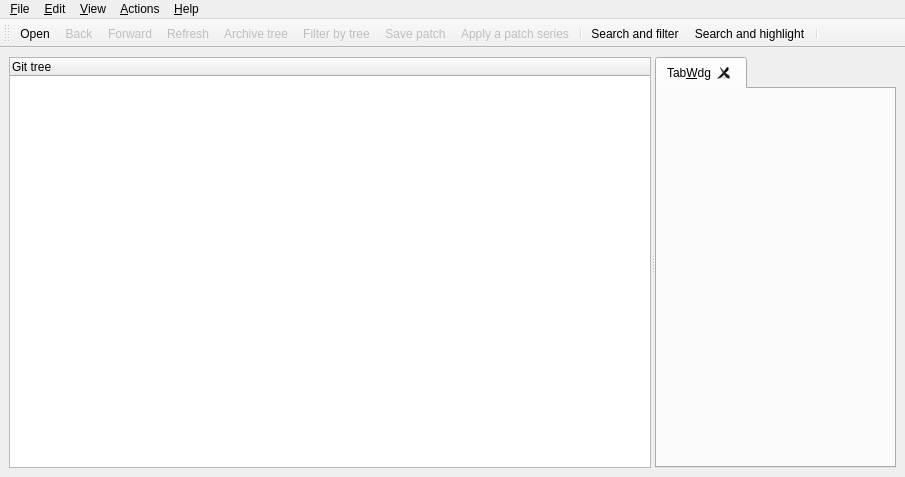
 <widget class="QMainWindow" name="MainBase">
  <property name="geometry">
   <rect>
    <x>0</x>
    <y>0</y>
    <width>905</width>
    <height>477</height>
   </rect>
  </property>
  <property name="acceptDrops">
   <bool>true</bool>
  </property>
  <property name="windowTitle">
   <string>QGit</string>
  </property>
  <property name="windowIcon">
   <iconset resource="icons.qrc">
    <normaloff>:/icons/resources/qgit.svg</normaloff>:/icons/resources/qgit.svg</iconset>
  </property>
  <widget class="QWidget" name="widget">
   <layout class="QHBoxLayout">
    <property name="spacing">
     <number>6</number>
    </property>
    <property name="leftMargin">
     <number>9</number>
    </property>
    <property name="topMargin">
     <number>9</number>
    </property>
    <property name="rightMargin">
     <number>9</number>
    </property>
    <property name="bottomMargin">
     <number>9</number>
    </property>
    <item>
     <widget class="QSplitter" name="treeSplitter">
      <property name="orientation">
       <enum>Qt::Horizontal</enum>
      </property>
      <widget class="TreeView" name="treeView">
       <property name="contextMenuPolicy">
        <enum>Qt::CustomContextMenu</enum>
       </property>
       <property name="selectionMode">
        <enum>QAbstractItemView::ExtendedSelection</enum>
       </property>
       <property name="rootIsDecorated">
        <bool>false</bool>
       </property>
       <property name="columnCount">
        <number>1</number>
       </property>
       <column>
        <property name="text">
         <string>Git tree</string>
        </property>
       </column>
      </widget>
      <widget class="QTabWidget" name="tabWdg">
       <property name="tabsClosable">
        <bool>true</bool>
       </property>
       <widget class="QWidget" name="TabWdg">
        <attribute name="title">
         <string>Tab&amp;Wdg</string>
        </attribute>
       </widget>
      </widget>
     </widget>
    </item>
   </layout>
  </widget>
  <widget class="QToolBar" name="toolBar">
   <property name="windowTitle">
    <string>Toolbar</string>
   </property>
   <property name="orientation">
    <enum>Qt::Horizontal</enum>
   </property>
   <property name="iconSize">
    <size>
     <width>16</width>
     <height>16</height>
    </size>
   </property>
   <attribute name="toolBarArea">
    <enum>TopToolBarArea</enum>
   </attribute>
   <attribute name="toolBarBreak">
    <bool>false</bool>
   </attribute>
   <addaction name="ActOpenRepo"/>
   <addaction name="ActBack"/>
   <addaction name="ActForward"/>
   <addaction name="ActRefresh"/>
   <addaction name="ActShowTree"/>
   <addaction name="ActFilterTree"/>
   <addaction name="ActMailFormatPatch"/>
   <addaction name="ActMailApplyPatch"/>
   <addaction name="separator"/>
   <addaction name="ActSearchAndFilter"/>
   <addaction name="ActSearchAndHighlight"/>
   <addaction name="separator"/>
  </widget>
  <widget class="QMenuBar" name="MenuBarEditor">
   <property name="geometry">
    <rect>
     <x>0</x>
     <y>0</y>
     <width>905</width>
     <height>22</height>
    </rect>
   </property>
   <widget class="QMenu" name="Help">
    <property name="title">
     <string>&amp;Help</string>
    </property>
    <addaction name="ActHelp"/>
    <addaction name="ActAbout"/>
   </widget>
   <widget class="QMenu" name="File">
    <property name="title">
     <string>&amp;File</string>
    </property>
    <property name="separatorsCollapsible">
     <bool>true</bool>
    </property>
    <addaction name="ActOpenRepo"/>
    <addaction name="ActOpenRepoNewWindow"/>
    <addaction name="ActRefresh"/>
    <addaction name="ActSaveFile"/>
    <addaction name="ActMailFormatPatch"/>
    <addaction name="ActMailApplyPatch"/>
    <addaction name="separator"/>
    <addaction name="ActClose"/>
    <addaction name="ActExit"/>
    <addaction name="separator"/>
   </widget>
   <widget class="QMenu" name="Edit">
    <property name="title">
     <string>&amp;Edit</string>
    </property>
    <addaction name="ActCommit"/>
    <addaction name="ActAmend"/>
    <addaction name="ActCheckout"/>
    <addaction name="ActBranch"/>
    <addaction name="ActTag"/>
    <addaction name="ActDelete"/>
    <addaction name="ActPush"/>
    <addaction name="ActPop"/>
    <addaction name="separator"/>
    <addaction name="ActFind"/>
    <addaction name="ActFindNext"/>
    <addaction name="separator"/>
    <addaction name="ActSettings"/>
   </widget>
   <widget class="QMenu" name="Actions">
    <property name="title">
     <string>&amp;Actions</string>
    </property>
    <addaction name="ActCustomActionSetup"/>
   </widget>
   <widget class="QMenu" name="View">
    <property name="title">
     <string>&amp;View</string>
    </property>
    <addaction name="ActBack"/>
    <addaction name="ActForward"/>
    <addaction name="separator"/>
    <addaction name="ActRangeDlg"/>
    <addaction name="separator"/>
    <addaction name="ActCheckWorkDir"/>
    <addaction name="ActMarkDiffToSha"/>
    <addaction name="separator"/>
    <addaction name="ActViewRev"/>
    <addaction name="ActViewDiff"/>
    <addaction name="ActViewDiffNewTab"/>
    <addaction name="ActViewFile"/>
    <addaction name="ActViewFileNewTab"/>
    <addaction name="ActExternalDiff"/>
    <addaction name="ActExternalEditor"/>
    <addaction name="ActShowTree"/>
    <addaction name="ActSplitView"/>
    <addaction name="ActToggleLogsDiff"/>
    <addaction name="ActShowDescHeader"/>
    <addaction name="ActFilterTree"/>
   </widget>
   <addaction name="File"/>
   <addaction name="Edit"/>
   <addaction name="View"/>
   <addaction name="Actions"/>
   <addaction name="separator"/>
   <addaction name="Help"/>
  </widget>
  <action name="ActOpenRepo">
   <property name="icon">
    <iconset theme="document-open-folder" resource="icons.qrc">
     <normaloff>:/icons/resources/folder.svg</normaloff>:/icons/resources/folder.svg</iconset>
   </property>
   <property name="text">
    <string>&amp;Open...</string>
   </property>
   <property name="iconText">
    <string>Open</string>
   </property>
   <property name="shortcut">
    <string>Ctrl+O</string>
   </property>
  </action>
  <action name="ActExit">
   <property name="icon">
    <iconset theme="application-exit"/>
   </property>
   <property name="text">
    <string>E&amp;xit</string>
   </property>
   <property name="iconText">
    <string>Exit</string>
   </property>
   <property name="shortcut">
    <string>Ctrl+Q</string>
   </property>
  </action>
  <action name="ActAbout">
   <property name="icon">
    <iconset resource="icons.qrc">
     <normaloff>:/icons/resources/qgit.svg</normaloff>:/icons/resources/qgit.svg</iconset>
   </property>
   <property name="text">
    <string>&amp;About QGit</string>
   </property>
   <property name="iconText">
    <string>About</string>
   </property>
   <property name="shortcut">
    <string/>
   </property>
  </action>
  <action name="ActMailFormatPatch">
   <property name="enabled">
    <bool>false</bool>
   </property>
   <property name="icon">
    <iconset theme="mail-send" resource="icons.qrc">
     <normaloff>:/icons/resources/document-save.svg</normaloff>:/icons/resources/document-save.svg</iconset>
   </property>
   <property name="text">
    <string>&amp;Save patch...</string>
   </property>
   <property name="iconText">
    <string>Save patch</string>
   </property>
   <property name="toolTip">
    <string>Save a patch series to be sent by e-mail</string>
   </property>
  </action>
  <action name="ActHelp">
   <property name="icon">
    <iconset theme="help-contents" resource="icons.qrc">
     <normaloff>:/icons/resources/question.svg</normaloff>:/icons/resources/question.svg</iconset>
   </property>
   <property name="text">
    <string>QGit ha&amp;ndbook</string>
   </property>
   <property name="iconText">
    <string>Handbook</string>
   </property>
   <property name="shortcut">
    <string>F1</string>
   </property>
  </action>
  <action name="ActSettings">
   <property name="icon">
    <iconset theme="configure" resource="icons.qrc">
     <normaloff>:/icons/resources/configure.svg</normaloff>:/icons/resources/configure.svg</iconset>
   </property>
   <property name="text">
    <string>&amp;Settings...</string>
   </property>
   <property name="iconText">
    <string>Settings</string>
   </property>
   <property name="menuRole">
    <enum>QAction::PreferencesRole</enum>
   </property>
  </action>
  <action name="ActCommit">
   <property name="enabled">
    <bool>false</bool>
   </property>
   <property name="icon">
    <iconset resource="icons.qrc">
     <normaloff>:/icons/resources/svn-commit.svg</normaloff>:/icons/resources/svn-commit.svg</iconset>
   </property>
   <property name="text">
    <string>&amp;Commit...</string>
   </property>
   <property name="iconText">
    <string>Commit</string>
   </property>
   <property name="toolTip">
    <string>Commit changes</string>
   </property>
   <property name="shortcut">
    <string>#</string>
   </property>
  </action>
  <action name="ActTag">
   <property name="enabled">
    <bool>false</bool>
   </property>
   <property name="icon">
    <iconset theme="tag"/>
   </property>
   <property name="text">
    <string>Make &amp;tag...</string>
   </property>
   <property name="iconText">
    <string>Make tag</string>
   </property>
   <property name="toolTip">
    <string>Tag selected revision</string>
   </property>
   <property name="shortcut">
    <string>Ctrl+T</string>
   </property>
  </action>
  <action name="ActOpenRepoNewWindow">
   <property name="icon">
    <iconset theme="window-new"/>
   </property>
   <property name="text">
    <string>Open in a &amp;new window...</string>
   </property>
   <property name="iconText">
    <string>Open in a &amp;new window</string>
   </property>
   <property name="shortcut">
    <string>Ctrl+N</string>
   </property>
  </action>
  <action name="ActClose">
   <property name="icon">
    <iconset theme="window-close">
     <normaloff>../../../../../../../../home/yaakuro/.designer/backup</normaloff>../../../../../../../../home/yaakuro/.designer/backup</iconset>
   </property>
   <property name="text">
    <string>&amp;Close</string>
   </property>
   <property name="iconText">
    <string>Close</string>
   </property>
   <property name="shortcut">
    <string>Ctrl+W</string>
   </property>
  </action>
  <action name="ActMailApplyPatch">
   <property name="enabled">
    <bool>false</bool>
   </property>
   <property name="icon">
    <iconset theme="mail-receive" resource="icons.qrc">
     <normaloff>:/icons/resources/text-x-patch.svg</normaloff>:/icons/resources/text-x-patch.svg</iconset>
   </property>
   <property name="text">
    <string>Apply &amp;patch...</string>
   </property>
   <property name="iconText">
    <string>Apply a patch series</string>
   </property>
  </action>
  <action name="ActPush">
   <property name="enabled">
    <bool>false</bool>
   </property>
   <property name="text">
    <string>&amp;Push patch</string>
   </property>
   <property name="iconText">
    <string>Push patch</string>
   </property>
   <property name="toolTip">
    <string>Push this patch on StGIT stack</string>
   </property>
   <property name="shortcut">
    <string>PgUp</string>
   </property>
  </action>
  <action name="ActPop">
   <property name="enabled">
    <bool>false</bool>
   </property>
   <property name="text">
    <string>P&amp;op patch</string>
   </property>
   <property name="iconText">
    <string>Pop patch</string>
   </property>
   <property name="toolTip">
    <string>Pop patches from StGIT stack until this one included</string>
   </property>
   <property name="shortcut">
    <string>PgDown</string>
   </property>
  </action>
  <action name="ActRefresh">
   <property name="enabled">
    <bool>false</bool>
   </property>
   <property name="icon">
    <iconset theme="view-refresh" resource="icons.qrc">
     <normaloff>:/icons/resources/view-refresh.svg</normaloff>:/icons/resources/view-refresh.svg</iconset>
   </property>
   <property name="iconText">
    <string>Refresh</string>
   </property>
   <property name="toolTip">
    <string>Refresh view (F5)</string>
   </property>
   <property name="shortcut">
    <string>F5</string>
   </property>
  </action>
  <action name="ActViewDiff">
   <property name="enabled">
    <bool>false</bool>
   </property>
   <property name="text">
    <string>View &amp;patch</string>
   </property>
   <property name="iconText">
    <string>View patch</string>
   </property>
   <property name="toolTip">
    <string>Double click on revision log as a shortcut</string>
   </property>
   <property name="statusTip">
    <string>Double click on revision log as a shortcut</string>
   </property>
   <property name="shortcut">
    <string>Ctrl+P</string>
   </property>
  </action>
  <action name="ActViewFile">
   <property name="enabled">
    <bool>false</bool>
   </property>
   <property name="text">
    <string>View file history</string>
   </property>
   <property name="iconText">
    <string>View file history</string>
   </property>
   <property name="toolTip">
    <string>Double click on file name as a shortcut</string>
   </property>
   <property name="statusTip">
    <string>Double click on file name as a shortcut</string>
   </property>
   <property name="shortcut">
    <string>Ctrl+A</string>
   </property>
  </action>
  <action name="ActSaveFile">
   <property name="enabled">
    <bool>false</bool>
   </property>
   <property name="icon">
    <iconset theme="document-save-as">
     <normaloff>../../../../../../../../home/yaakuro/.designer/backup</normaloff>../../../../../../../../home/yaakuro/.designer/backup</iconset>
   </property>
   <property name="text">
    <string>Save file &amp;as...</string>
   </property>
   <property name="iconText">
    <string>Save file as...</string>
   </property>
   <property name="toolTip">
    <string>Save selected file</string>
   </property>
   <property name="shortcut">
    <string>Ctrl+S</string>
   </property>
  </action>
  <action name="ActFilterTree">
   <property name="checkable">
    <bool>true</bool>
   </property>
   <property name="enabled">
    <bool>false</bool>
   </property>
   <property name="icon">
    <iconset theme="tools-wizard" resource="icons.qrc">
     <normaloff>:/icons/resources/autocorrection.svg</normaloff>:/icons/resources/autocorrection.svg</iconset>
   </property>
   <property name="text">
    <string>Toggle filter by tree</string>
   </property>
   <property name="iconText">
    <string>Filter by tree</string>
   </property>
   <property name="toolTip">
    <string>Filter by tree selection, multiple selections allowed</string>
   </property>
  </action>
  <action name="ActShowTree">
   <property name="checkable">
    <bool>true</bool>
   </property>
   <property name="enabled">
    <bool>false</bool>
   </property>
   <property name="icon">
    <iconset theme="view-list-tree" resource="icons.qrc">
     <normaloff>:/icons/resources/view-list-tree.svg</normaloff>:/icons/resources/view-list-tree.svg</iconset>
   </property>
   <property name="text">
    <string>Toggle tree view</string>
   </property>
   <property name="iconText">
    <string>Archive tree</string>
   </property>
   <property name="toolTip">
    <string>Toggle tree view (T)</string>
   </property>
   <property name="shortcut">
    <string>T</string>
   </property>
  </action>
  <action name="ActDelete">
   <property name="enabled">
    <bool>false</bool>
   </property>
   <property name="icon">
    <iconset theme="edit-delete">
     <normaloff>../../../../../../../../home/yaakuro/.designer/backup</normaloff>../../../../../../../../home/yaakuro/.designer/backup</iconset>
   </property>
   <property name="text">
    <string>&amp;Delete references...</string>
   </property>
   <property name="iconText">
    <string>Delete tag</string>
   </property>
   <property name="toolTip">
    <string>Remove selected reference names</string>
   </property>
  </action>
  <action name="ActCheckWorkDir">
   <property name="checkable">
    <bool>true</bool>
   </property>
   <property name="enabled">
    <bool>false</bool>
   </property>
   <property name="icon">
    <iconset theme="folder-sync">
     <normaloff>../../../../../../../../home/yaakuro/.designer/backup</normaloff>../../../../../../../../home/yaakuro/.designer/backup</iconset>
   </property>
   <property name="text">
    <string>&amp;Check working directory</string>
   </property>
   <property name="iconText">
    <string>Check working dir</string>
   </property>
   <property name="toolTip">
    <string>Check working directory</string>
   </property>
  </action>
  <action name="ActMarkDiffToSha">
   <property name="text">
    <string>&amp;Mark for diff</string>
   </property>
   <property name="iconText">
    <string>Mark for diff</string>
   </property>
   <property name="toolTip">
    <string>Mark selected revision to diff against</string>
   </property>
  </action>
  <action name="ActExternalDiff">
   <property name="enabled">
    <bool>false</bool>
   </property>
   <property name="text">
    <string>E&amp;xternal diff...</string>
   </property>
   <property name="iconText">
    <string>Launch external diff viewer</string>
   </property>
   <property name="shortcut">
    <string>Ctrl+D</string>
   </property>
  </action>
  <action name="ActExternalEditor">
   <property name="enabled">
    <bool>false</bool>
   </property>
   <property name="text">
    <string>External &amp;editor...</string>
   </property>
   <property name="iconText">
    <string>Launch external editor</string>
   </property>
   <property name="shortcut">
    <string>Ctrl+E</string>
   </property>
  </action>
  <action name="ActViewRev">
   <property name="enabled">
    <bool>false</bool>
   </property>
   <property name="text">
    <string>View revision</string>
   </property>
   <property name="iconText">
    <string>View revision</string>
   </property>
   <property name="toolTip">
    <string>Double click on a revision in file history as a shortcut</string>
   </property>
   <property name="shortcut">
    <string>Ctrl+R</string>
   </property>
  </action>
  <action name="ActSplitView">
   <property name="icon">
    <iconset theme="view-split-top-bottom" resource="icons.qrc">
     <normaloff>:/icons/resources/view-split-top-bottom.svg</normaloff>:/icons/resources/view-split-top-bottom.svg</iconset>
   </property>
   <property name="text">
    <string>Toggle split view</string>
   </property>
   <property name="iconText">
    <string>Toggle split view</string>
   </property>
   <property name="toolTip">
    <string>Hide/unhide secondary pane</string>
   </property>
   <property name="shortcut">
    <string>S</string>
   </property>
  </action>
  <action name="ActFind">
   <property name="icon">
    <iconset theme="edit-find">
     <normaloff>../../../../../../../../home/yaakuro/.designer/backup</normaloff>../../../../../../../../home/yaakuro/.designer/backup</iconset>
   </property>
   <property name="text">
    <string>&amp;Find...</string>
   </property>
   <property name="iconText">
    <string>Find text in current view...</string>
   </property>
   <property name="shortcut">
    <string>Ctrl+F</string>
   </property>
  </action>
  <action name="ActFindNext">
   <property name="text">
    <string>Find &amp;next</string>
   </property>
   <property name="iconText">
    <string>Find next</string>
   </property>
   <property name="toolTip">
    <string>Go to next occurrence of searched text</string>
   </property>
   <property name="shortcut">
    <string>F3</string>
   </property>
  </action>
  <action name="ActForward">
   <property name="enabled">
    <bool>false</bool>
   </property>
   <property name="icon">
    <iconset theme="go-next" resource="icons.qrc">
     <normaloff>:/icons/resources/go-next.svg</normaloff>:/icons/resources/go-next.svg</iconset>
   </property>
   <property name="text">
    <string>&amp;Forward</string>
   </property>
   <property name="iconText">
    <string>Forward</string>
   </property>
   <property name="shortcut">
    <string>Alt+Right</string>
   </property>
  </action>
  <action name="ActBack">
   <property name="enabled">
    <bool>false</bool>
   </property>
   <property name="icon">
    <iconset theme="go-previous" resource="icons.qrc">
     <normaloff>:/icons/resources/go-previous.svg</normaloff>:/icons/resources/go-previous.svg</iconset>
   </property>
   <property name="text">
    <string>&amp;Back</string>
   </property>
   <property name="iconText">
    <string>Back</string>
   </property>
   <property name="shortcut">
    <string>Alt+Left</string>
   </property>
  </action>
  <action name="ActCustomActionSetup">
   <property name="icon">
    <iconset theme="bookmarks" resource="icons.qrc">
     <normaloff>:/icons/resources/emblem-favorite.svg</normaloff>:/icons/resources/emblem-favorite.svg</iconset>
   </property>
   <property name="text">
    <string>&amp;Setup actions...</string>
   </property>
   <property name="iconText">
    <string>Setup actions...</string>
   </property>
   <property name="menuRole">
    <enum>QAction::NoRole</enum>
   </property>
  </action>
  <action name="ActViewFileNewTab">
   <property name="enabled">
    <bool>false</bool>
   </property>
   <property name="icon">
    <iconset theme="tab-new">
     <normaloff>../../../../../../../../home/yaakuro/.designer/backup</normaloff>../../../../../../../../home/yaakuro/.designer/backup</iconset>
   </property>
   <property name="text">
    <string>View file in new tab</string>
   </property>
   <property name="iconText">
    <string>View file in new tab</string>
   </property>
   <property name="shortcut">
    <string>Ctrl+Shift+A</string>
   </property>
  </action>
  <action name="ActViewDiffNewTab">
   <property name="enabled">
    <bool>false</bool>
   </property>
   <property name="icon">
    <iconset theme="tab-new">
     <normaloff>../../../../../../../../home/yaakuro/.designer/backup</normaloff>../../../../../../../../home/yaakuro/.designer/backup</iconset>
   </property>
   <property name="text">
    <string>View patch in new tab</string>
   </property>
   <property name="iconText">
    <string>View patch in new tab</string>
   </property>
   <property name="shortcut">
    <string>Ctrl+Shift+P</string>
   </property>
  </action>
  <action name="ActSearchAndFilter">
   <property name="checkable">
    <bool>true</bool>
   </property>
   <property name="enabled">
    <bool>true</bool>
   </property>
   <property name="icon">
    <iconset theme="view-filter" resource="icons.qrc">
     <normaloff>:/icons/resources/view-filter.svg</normaloff>:/icons/resources/view-filter.svg</iconset>
   </property>
   <property name="text">
    <string>Search and filter</string>
   </property>
   <property name="statusTip">
    <string>Toggle filter</string>
   </property>
  </action>
  <action name="ActSearchAndHighlight">
   <property name="checkable">
    <bool>true</bool>
   </property>
   <property name="enabled">
    <bool>true</bool>
   </property>
   <property name="icon">
    <iconset theme="edit-find" resource="icons.qrc">
     <normaloff>:/icons/resources/edit-find.svg</normaloff>:/icons/resources/edit-find.svg</iconset>
   </property>
   <property name="text">
    <string>Search and highlight</string>
   </property>
   <property name="statusTip">
    <string>Toggle match highlight</string>
   </property>
  </action>
  <action name="ActShowDescHeader">
   <property name="checkable">
    <bool>true</bool>
   </property>
   <property name="checked">
    <bool>true</bool>
   </property>
   <property name="text">
    <string>Show &amp;header info</string>
   </property>
   <property name="iconText">
    <string>Show header info</string>
   </property>
   <property name="toolTip">
    <string>Show revision description header info</string>
   </property>
   <property name="shortcut">
    <string>H</string>
   </property>
  </action>
  <action name="ActToggleLogsDiff">
   <property name="text">
    <string>Toggle message/diff</string>
   </property>
   <property name="iconText">
    <string>Toggle message/diff</string>
   </property>
   <property name="toolTip">
    <string>Toggle between messages and patch content\n in revision description pane</string>
   </property>
   <property name="shortcut">
    <string>M</string>
   </property>
  </action>
  <action name="ActRangeDlg">
   <property name="icon">
    <iconset theme="edit-select" resource="icons.qrc">
     <normaloff>:/icons/resources/join.svg</normaloff>:/icons/resources/join.svg</iconset>
   </property>
   <property name="text">
    <string>Select range...</string>
   </property>
   <property name="toolTip">
    <string>Show 'Select range' dialog</string>
   </property>
  </action>
  <action name="ActAmend">
   <property name="icon">
    <iconset theme="edit-entry">
     <normaloff>../../../../../../../../home/yaakuro/.designer/backup</normaloff>../../../../../../../../home/yaakuro/.designer/backup</iconset>
   </property>
   <property name="text">
    <string>&amp;Amend commit...</string>
   </property>
   <property name="toolTip">
    <string>Amend previous commit</string>
   </property>
   <property name="shortcut">
    <string>@</string>
   </property>
  </action>
  <action name="ActBranch">
   <property name="enabled">
    <bool>false</bool>
   </property>
   <property name="text">
    <string>Make &amp;branch...</string>
   </property>
   <property name="toolTip">
    <string>Make new branch on selected revision</string>
   </property>
   <property name="shortcut">
    <string>Ctrl+B</string>
   </property>
  </action>
  <action name="ActCheckout">
   <property name="text">
    <string>&amp;Checkout...</string>
   </property>
   <property name="iconText">
    <string>Checkout</string>
   </property>
   <property name="toolTip">
    <string>Checkout selected revision</string>
   </property>
   <property name="shortcut">
    <string>Ctrl+Shift+C</string>
   </property>
  </action>
  <action name="ActRevertCommit">
   <property name="text">
    <string>Revert commit</string>
   </property>
   <property name="toolTip">
    <string>Reverts the selected commit</string>
   </property>
   <property name="shortcut">
    <string>Ctrl+Shift+R</string>
   </property>
  </action>
 </widget>
